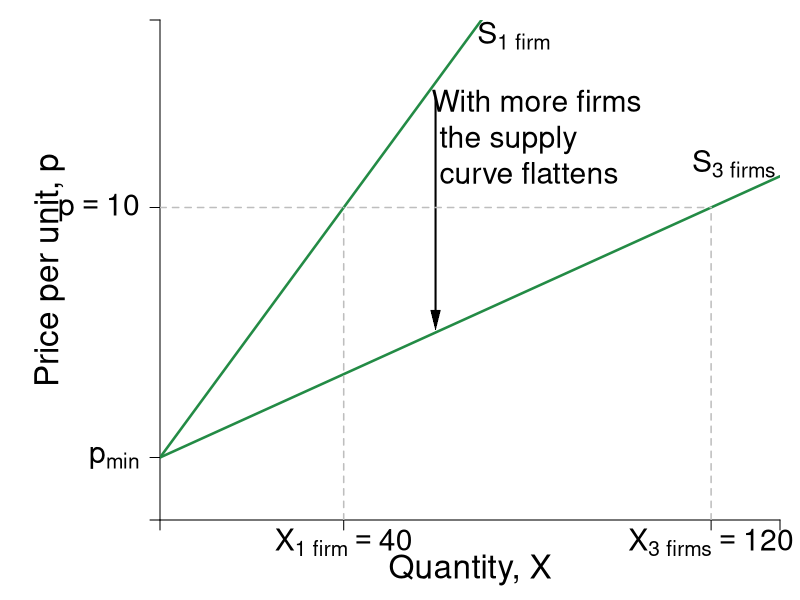

Reproduce this figure in R.
#Graph Designer: Simon Halliday
#Authors: Bowles, Foley and Halliday
#Title: Coordination, Conflict and Competition: A Text in Microeconomics

require(shape)
pdf(file = "firmmarketsupply/supply_curve_sum_n3.pdf", width = 9, height = 7)

#Set parameters for graphics
pointsize <- 1.8
axislabelsize <- 2
labelsize <- 1.8
namesize <- 1.8
annotatesize <- 1.8
graphlinewidth <- 2.5
segmentlinewidth <- 1.5

COL <- c("#7fc97f", "#beaed4", "#fdc086", "#ffff99", "#386cb0", "#f0027f", "#bf5b17", "#666666")
COLA <- c("#e0f3db", "#99d8c9","#66c2a4","#41ae76", "#238b45", "#005824")
COLB <- c("#c6dbef", "#4eb3d3", "#2b8cbe", "#0868ac","#084081")

#Edited the margins to cater for the larger LHS labels
par(mar =  c(4, 8, 1, 1))

Cost <- function(x, c0 = 6, c1 = 2, c2 = -0.5){
  c0 + c1*x + c2*x^2
}

AvgCost <- function(x, c0 = 6, c1 = 2, c2 = -1){
  c0/x + c1 + c2*x 
}

AvgVarCost <- function(x, c0 = 6, c1 = 2, c2 = -1){
  c1 + c2*x 
}

MCost <- function(x, c1 = 2, c2 = -1){
  c1 + c2*x 
}

TwoFirmMCost <- function(x, c1 = 2, c2 = -1/2){
  c1 + 2*c2*x + 3*c3*x^2
}

FiveFirmMCost <- function(x, c1 = 2, c2 = -1/5){
  c1 + 2*c2*x + 3*c3*x^2
}

MarketMCost <- function(x, c1 = 2, c2 = 1/10){
  c1 + c2*x 
}

MarketMCost_2 <- function(x, c1 = 2.1, c2 = -1/15){
  c1 + 1.2*c2*x 
}

xlims <- c(0, 135)
#xlims <- c(0, 75) 
ylims <- c(0, 16)

npts <- 501 

plot(0, 0, xlim = xlims, ylim = ylims, type = "n",
     xlab = expression(paste("")),
     ylab = expression(paste("")), 
     xaxt = "n", 
     yaxt = "n", 
     cex.lab = axislabelsize, 
     bty = "n",
     xaxs="i", 
     yaxs="i")

# ticksy <- seq(from = ylims[1], to = ylims[2], by = 1)
# ylabels <- seq(from = ylims[1], to = ylims[2], by = 1)
# ticksx <- seq(from = xlims[1], to = xlims[2], by = 1)
# xlabels <- seq(from = xlims[1], to = xlims[2], by = 1)
ticksy <- c(0, 2, 10, ylims[2])
ylabels <- c(NA, expression(paste(p[min])), expression(paste(p==10)), NA)
# ticksx <- c(0, 40, 80, 120, xlims[2])
# xlabels <- c(NA, expression(paste(X[1]==40)), expression(paste(X[2]==80)), expression(paste(X[2]==120)), NA)
ticksx <- c(0, 40, 120, xlims[2])
xlabels <- c(NA, expression(paste(X["1 firm"]==40)), expression(paste(X["3 firms"]==120)), NA)


axis(1, at = ticksx, pos = 0, labels = xlabels, cex.axis = labelsize)
axis(2, at = ticksy, pos = 0, labels = ylabels, las = 1, cex.axis = labelsize)

npts <- 500 
xx1 <- seq(xlims[1], xlims[2], length.out = npts)

lines(xx1, MarketMCost(xx1, c2 = 1/5), col = COLA[5], lwd = graphlinewidth)
#lines(xx1, MarketMCost(xx1, c2 = 1/10), col = COLA[5], lwd = graphlinewidth)
lines(xx1, MarketMCost(xx1, c2 = 1/15), col = COLA[5], lwd = graphlinewidth)


#Label the axes
text(0.5*xlims[2], -1.6, expression(paste("Quantity, ", X)), xpd = TRUE, cex = axislabelsize) 
text(-24, 0.5*ylims[2], expression(paste("Price per unit, ", p)), xpd = TRUE, cex = axislabelsize, srt = 90) 

#Label curves
text(77, 15.5, expression(paste(S["1 firm"])), cex = labelsize)
#text(127, 15.5, expression(paste(S[2])), cex = labelsize)
#text(128, 9.8, expression(paste(S[n == 3])), cex = labelsize)
text(125, 11.4, expression(paste(S["3 firms"])), cex = labelsize)


#Arrows(60, 13.5, 60, 8.5, col = "black", code = 2, lty = 1, lwd = 2, arr.type = "triangle", arr.lwd = 0.5)
#Arrows(60, 7.8, 60, 6.4, col = "black", code = 2, lty = 1, lwd = 2, arr.type = "triangle", arr.lwd = 0.5)
Arrows(60, 13.5, 60, 6.4, col = "black", code = 2, lty = 1, lwd = 2, arr.type = "triangle", arr.lwd = 0.5)


segments(0, MarketMCost(x = 120, c2 = 1/15), 120, MarketMCost(x = 120, c2 = 1/15), lty = 2, col = "gray" , lwd = segmentlinewidth)
segments(40, 0, 40, MarketMCost(x = 40, c2 = 1/5), lty = 2, col = "gray" , lwd = segmentlinewidth)
#segments(80, 0, 80, MarketMCost(x = 80, c2 = 1/10), lty = 2, col = "gray" , lwd = segmentlinewidth)
segments(120, 0, 120, MarketMCost(x = 120, c2 = 1/15), lty = 2, col = "gray" , lwd = segmentlinewidth)

#Label Points for comparison
# text(40, -1, expression(paste(X[1]^{S})), xpd = TRUE, cex = labelsize)
# text(80, -1, expression(paste(X[2]^{S})), xpd = TRUE, cex = labelsize)

text(82, 11, expression(paste("With more firms\n the supply\n curve flattens")), cex = labelsize)

dev.off()
